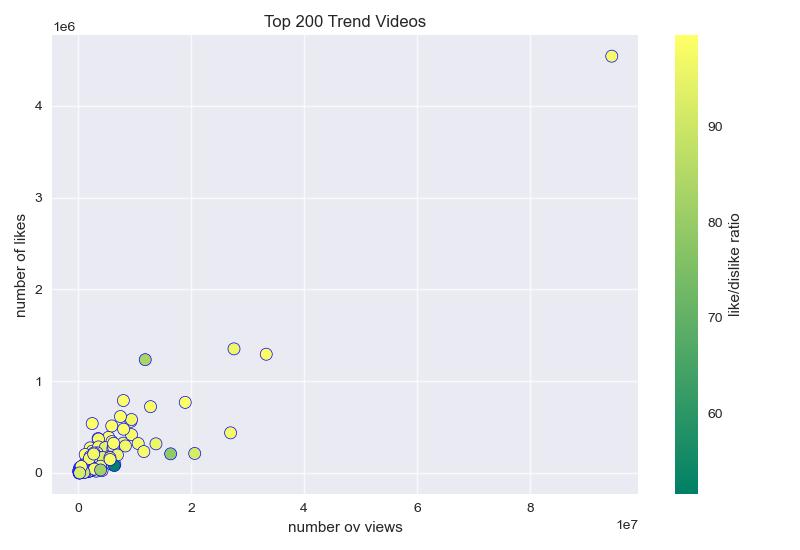

Source code (Python):
from matplotlib import pyplot as plt
import pandas as pd

plt.style.use('seaborn')

data = pd.read_csv('2019-05-1-data.csv')

views = data['views']
likes = data['likes']
ratio = data['ratio']

# c=color, cmap=color mapping style(you can choose), s=size(one can say sth like s=sizes,
#                                                           where sizes=list of sizes of each dot)
plt.scatter(views, likes, c=ratio, cmap='summer', marker='o', s=75, edgecolor='blue', linewidths=.5)

cbar = plt.colorbar()  # colorbar(): creates colorbar beside the scatter plot
cbar.set_label('like/dislike ratio')  # sets label to the colorbar

# plt.xscale('log'), plt.yscale('log')  # plots in logarithmic scale, try without it to see result

plt.title('Top 200 Trend Videos')
plt.xlabel('number ov views')
plt.ylabel('number of likes')
plt.grid(alpha=.75)

plt.tight_layout()

plt.savefig('scatter.png')

plt.show()
